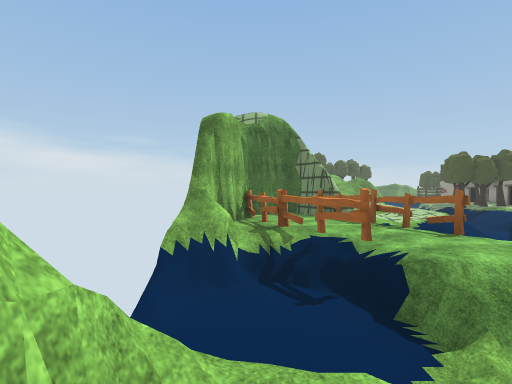
[1] (above)

24 first-person views from a walk through a scene from a Unity 3-D project. The camera is 1.5 m above the floor, looks level and sees 80° across. The floor is counted in squares, 2 m on a side. Each view is taken from the middle of a square. On the plan, view 1 faces up. The plan holds only what a view shows up to about 10 squares ahead; the rest is blank. The place goes on beyond the plan. Some animated figures are left out. Some surface patterns are stand-ins.

[2]
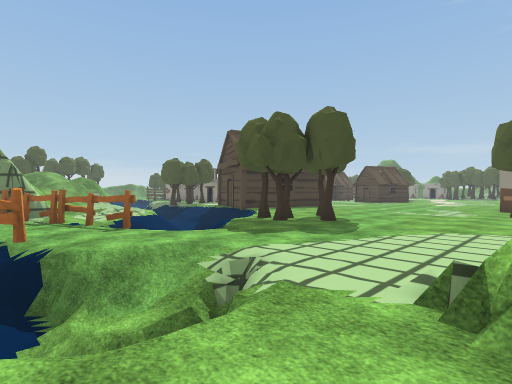

[3]
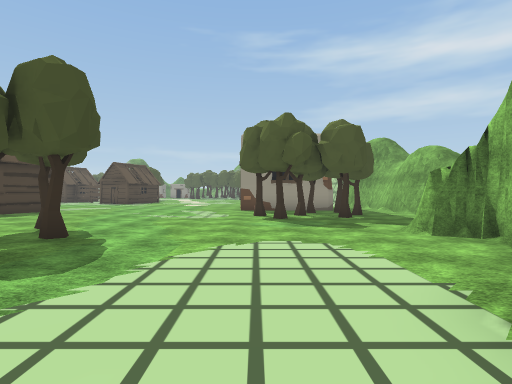

[4]
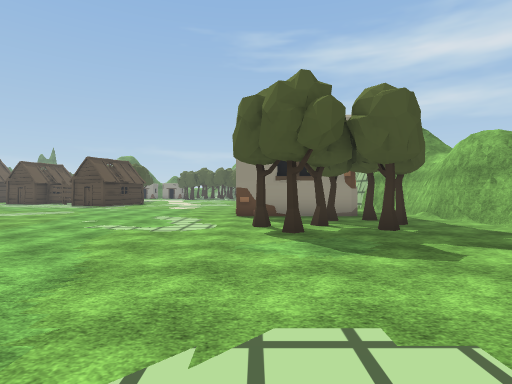

[5]
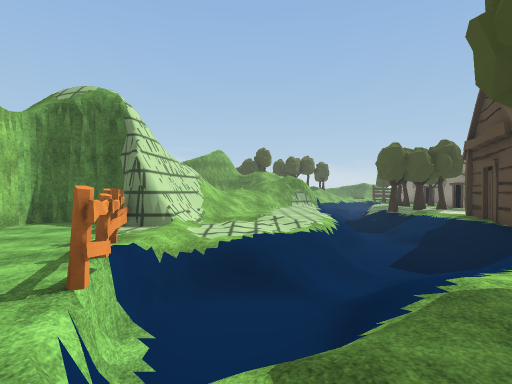

[6]
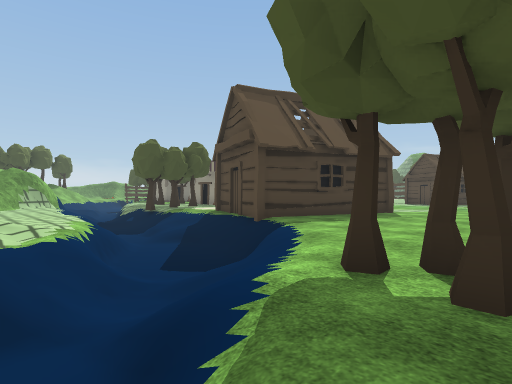

[7]
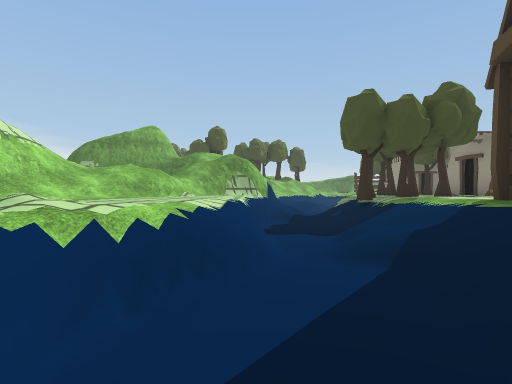

[8]
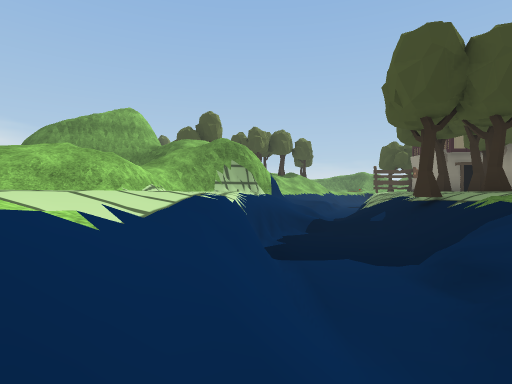

[9]
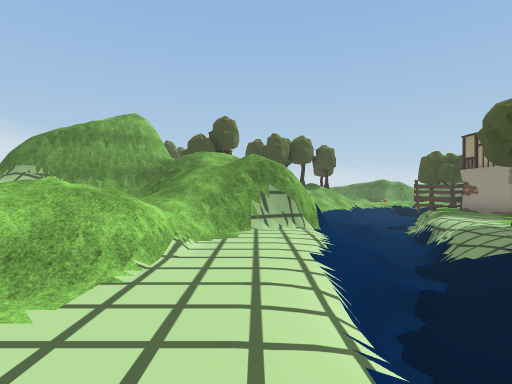

[10]
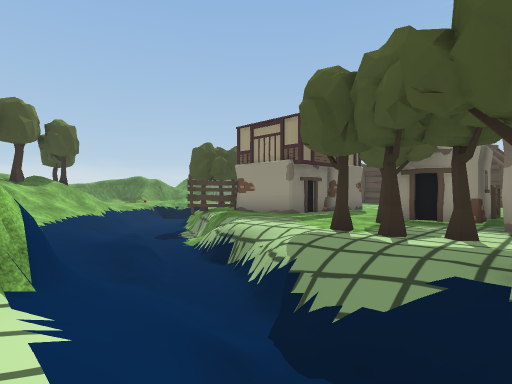

[11]
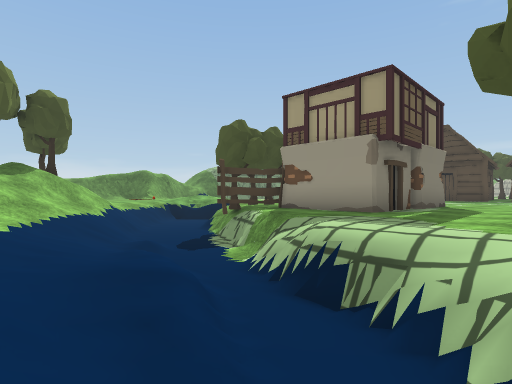

[12]
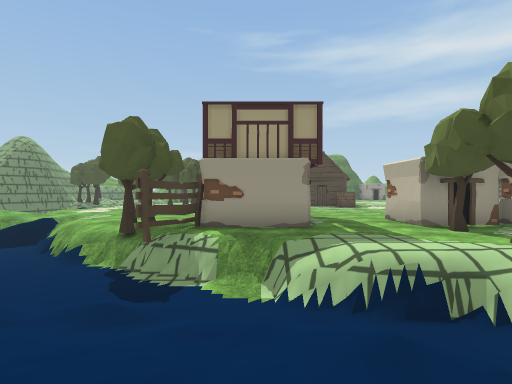

[13]
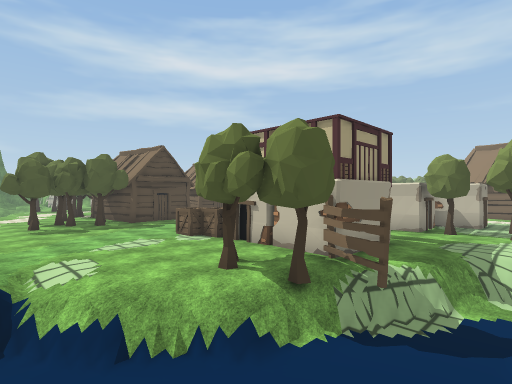

[14]
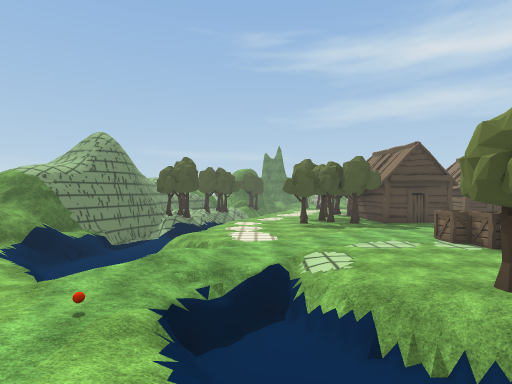

[15]
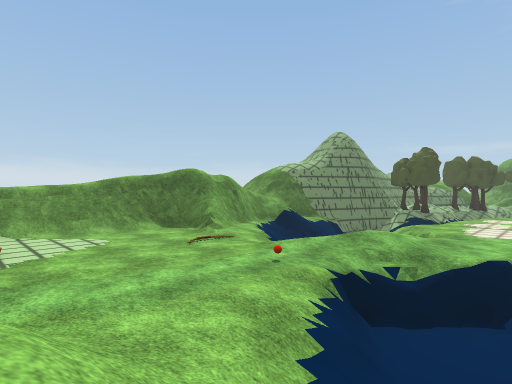

[16]
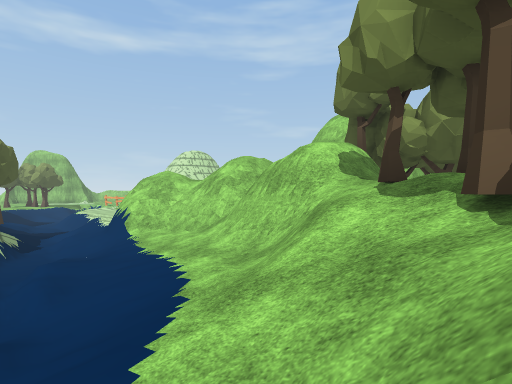

[17]
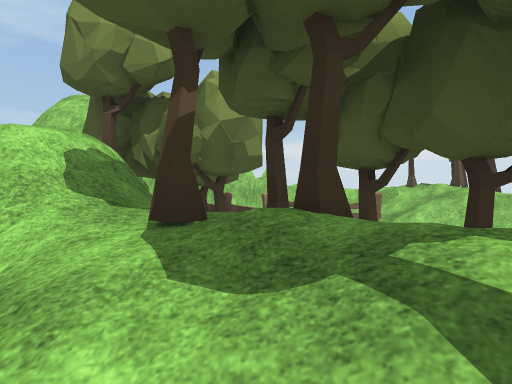

[18]
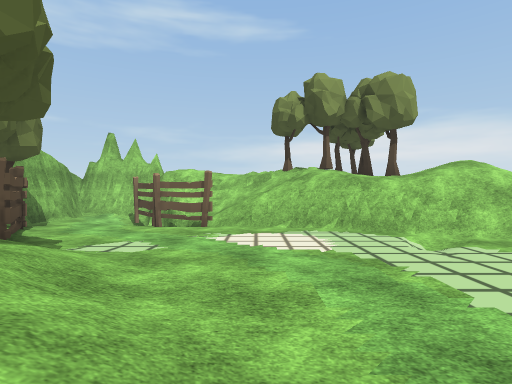

[19]
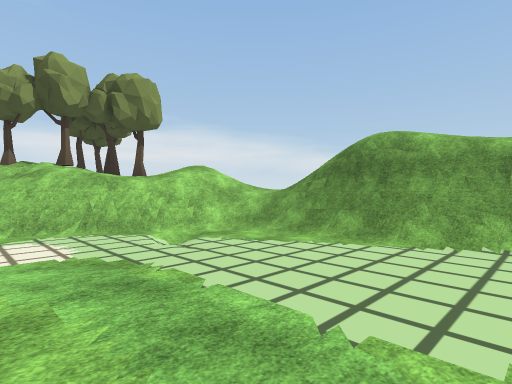

[20]
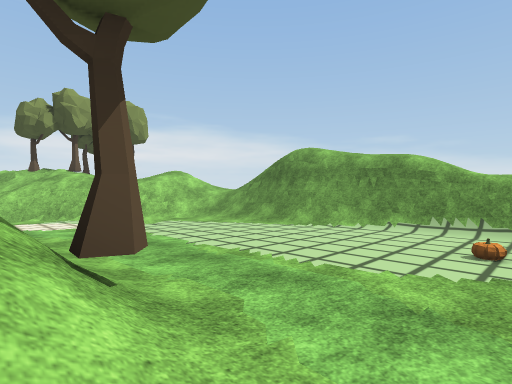

[21]
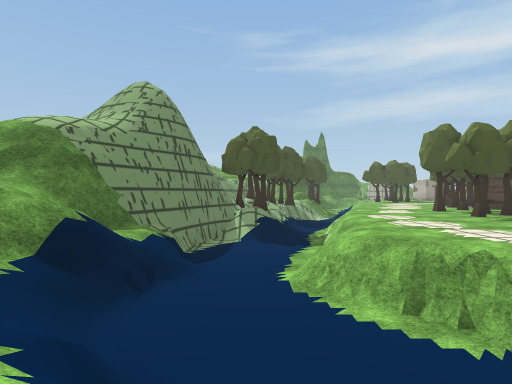

[22]
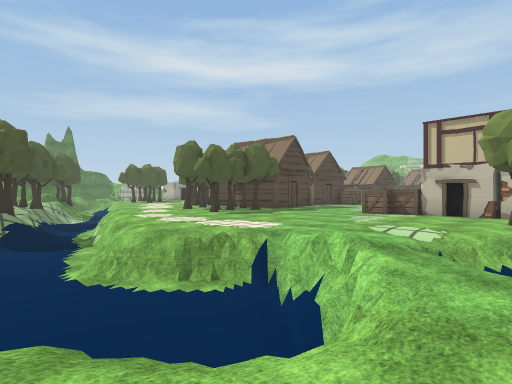

[23]
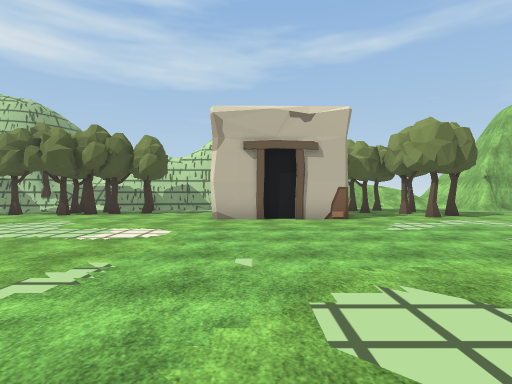

[24]
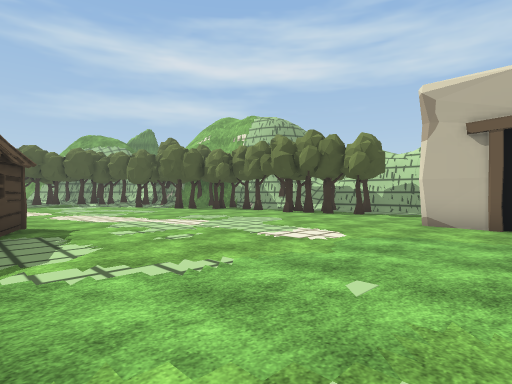

### Floor plan
Key: @ floor where view 1 was taken; # wall or solid block; . main floor; - floor 0.25 m lower than the main floor; _ floor 1.5 m lower than the main floor; : floor 1.5 m higher than the main floor; / step, stairs or slope; = window, fence, low wall or low ledge; ^ raised ledge; v drop or lower ground; T tree; C crate; F fence; H hut; O other object.
Columns run from 1 left of view 1 to 27 right of it. Each row starts with its distance up from view 1.
 40        //////////=
 39     ////###vvv/==##    #=
 38    ////////....///####=###
 37  TT////...........==#===#####
 36 OT //=/...........//=______/#
 35  /T/=............./=_______//
 34  T//#.............#____=/___/
 33  ////.....//T/.././#_/=.//==/
 32  ///F....// /////=#///....../
 31   =F/..//T:TT////_=/.........
 30  #F .../T//T/// __//.........
 29  ///.FTFTT/////__=/.......T..
 28  //.FTT#//////__=#....... .TT
 27  ###  T###////__TTT.....
 26         ##////_FF.......
 25     #   =#///_==#####CC
 24     # //#////_=..####
 23    ##///#//////..####
 22 #####=///#///=.........
 21  //    //#//_v.........
 20       //##///.T.T##.
 19       //=////.T..##C
 18       //.////.T..#.C
 17      ///////TT.#
 16     ////.=_/TTT#
 15     ///..=_//..
 14     =/...v_//.
 13     #/...=_//.
 12    ##////////#
 11 #####/////_//#
 10 #..##///=__=##
  9 #..O/////__/.####  .
  8 #O..O///////....#...... H
  7 #O..O/_////...............H.
  6 ##O..__///...................
  5 ^/O/.#/-.T...................
  4 /__/.//.T.T..................
  3 /__=/....T..................
  2   _//......................
  1    =/......................
  0  @ ../........T..####.......
 -1   /.#........T...#   ....T.T
 -2        .......TT.#   ..TO
 -3         ..#..TTT.#
 -4         ###......
 -5              ....

Where each view was taken, in squares from view 1:
view 1: 0 up, 0 right, facing up
view 2: 1 down, 1 right, facing up-right
view 3: 0 up, 3 right, facing right
view 4: 0 up, 6 right, facing right
view 5: 3 up, 5 right, facing up
view 6: 4 up, 5 right, facing up-right
view 7: 8 up, 8 right, facing up
view 8: 11 up, 8 right, facing up
view 9: 13 up, 7 right, facing up
view 10: 17 up, 8 right, facing up-right
view 11: 20 up, 9 right, facing up-right
view 12: 24 up, 8 right, facing right
view 13: 31 up, 12 right, facing down-right
view 14: 31 up, 12 right, facing right
view 15: 30 up, 12 right, facing up-right
view 16: 30 up, 12 right, facing down-left
view 17: 29 up, 10 right, facing left
view 18: 33 up, 10 right, facing left
view 19: 33 up, 10 right, facing up-left
view 20: 32 up, 13 right, facing up-left
view 21: 35 up, 17 right, facing right
view 22: 36 up, 16 right, facing down-right
view 23: 9 up, 18 right, facing down
view 24: 8 up, 17 right, facing down-right
